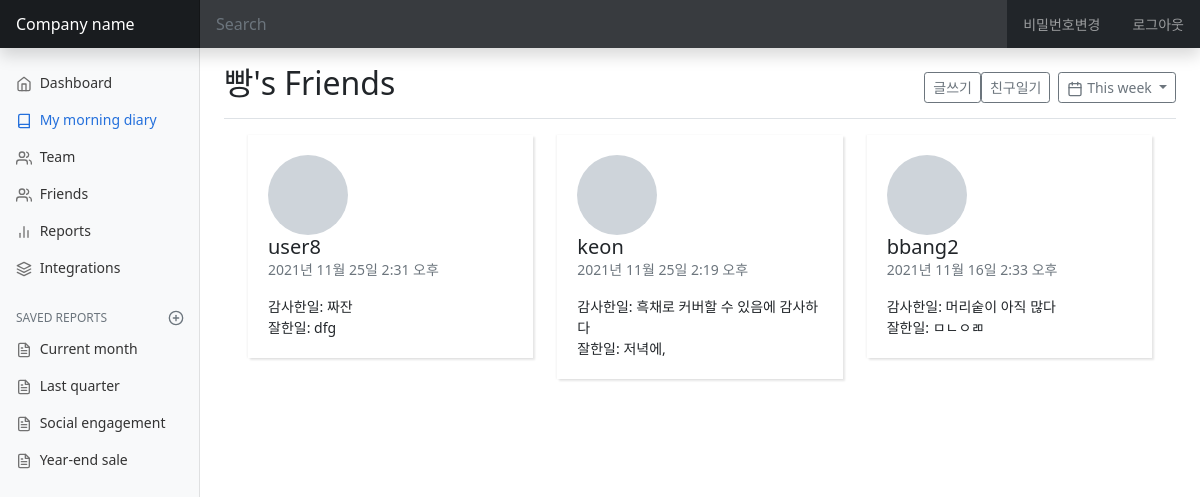
The page /today_diary/1/friends_diary/ on the database as committed earlier.
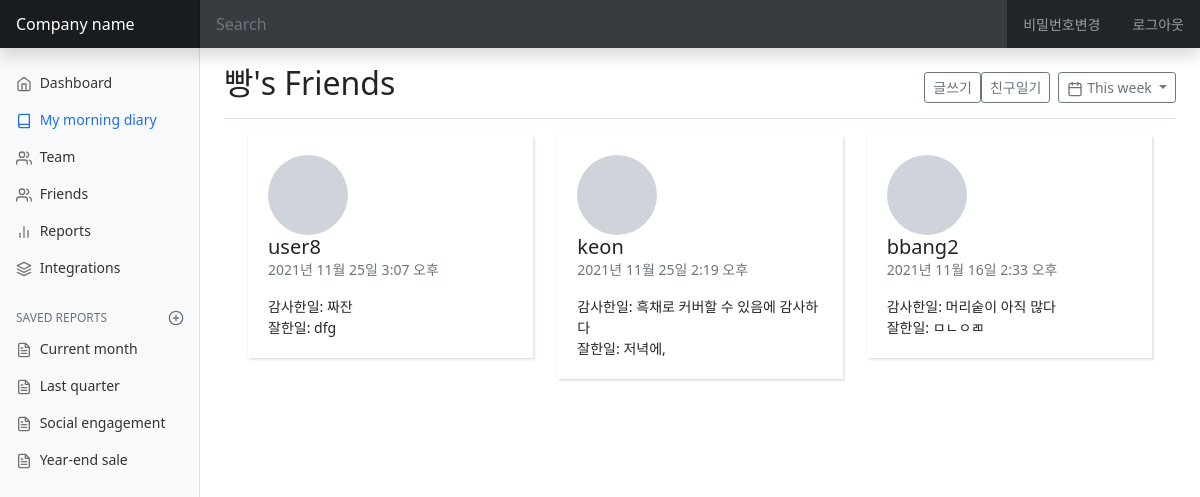
The same page on the database as committed later.
### diary/models.py (models this page shows, shortened)
class Diary(models.Model):
    thanks = models.TextField(blank=True, null=True)
    feelgood = models.TextField(blank=True, null=True)
    promise = models.TextField(blank=True, null=True)
    donegood = models.TextField(blank=True, null=True)
    makegood = models.TextField(blank=True, null=True)
    dt_created = models.DateTimeField(auto_now_add=True)
    dt_modified = models.DateTimeField(auto_now=True)
    author = models.ForeignKey(User, on_delete=models.SET_NULL, null=True)

class User(AbstractUser):
    nickname = models.CharField(
        max_length=15,
        unique=True,
        null=True,
        validators=[validate_no_special_characters],
        error_messages={'unique': '이미 사용중인 닉네임입니다.'},
    )
    friends = models.ManyToManyField('self', blank=True)

### diary/views.py (the view)
# urls.py: path('today_diary/<int:pk>/friends_diary/', views.FriendsDiary.as_view(), name='friends-diary'),
class FriendsDiary(LoginRequiredMixin, DetailView):
    model = User
    template_name = 'diary/friends_diary.html'
    pk_url_kwarg = "pk"
    def get_context_data(self, **kwargs):
        context = super().get_context_data(**kwargs)
        user_pk = self.kwargs.get("pk")
        friend_list = User.objects.get(pk=user_pk).friends.all()
        friend_diary_list = []
        for friend in friend_list:
            today_diary = Diary.objects.filter(author=friend.pk).order_by('-dt_modified')
            if today_diary:
                today_diary=today_diary[0]
                diary_data = {
                    "username": friend.username,
                    "today_diary": today_diary,
                    "thanks": today_diary.thanks.split(", ")[0],
                    "donegood": today_diary.donegood.split(", ")[0],
                    "dt_modified": today_diary.dt_modified
                }
                friend_diary_list.append(diary_data)
            else:
                diary_data = {
                    "username": friend.username,
                    "dt_modified": 0
                }
                friend_diary_list.append(diary_data)
            friend_diary_list.sort(key=lambda x:x["dt_modified"], reverse=True)
        context["friend_diary_list"] = friend_diary_list
        return context

### diary/templates/diary/friends_diary.html
{% extends 'diary/base.html' %}
{% load static %}
{% block css %}
<link href={% static 'friends/css/friends.css' %} rel="stylesheet">
{% endblock css %}
{% block main_area %}
<main class="col-md-9 ms-sm-auto col-lg-10 px-md-4">
	<div class="d-flex justify-content-between flex-wrap flex-md-nowrap align-items-center pt-3 pb-2 mb-3 border-bottom">
		<h1 class="h2">{{ user.nickname }}'s Friends</h1>
		<div class="btn-toolbar mb-2 mb-md-0">
			<div class="btn-group me-2">
				<a href="{% url 'diary-write' %}"><button type="button" class="btn btn-sm btn-outline-secondary">글쓰기</button></a>
				<a href="{% url 'friends-diary' user.pk %}"><button type="button" class="btn btn-sm btn-outline-secondary">친구일기</button></a>
			</div>
			<button type="button" class="btn btn-sm btn-outline-secondary dropdown-toggle">
				<span data-feather="calendar"></span>
				This week
			</button>
		</div>
	</div>
	<div class="container">
		<div class="row">
		{% for friend_diary in friend_diary_list %}
			<div class="col-md-6 col-xl-4">
				<div class="card">
					<div class="card-body">
						<div class="media align-items-center"><span style="background-image: url(https://bootdey.com/img/Content/avatar/avatar6.png)" class="avatar avatar-xl mr-3"></span>
							<div class="media-body overflow-hidden">
								<h5 class="card-text mb-0">{{friend_diary.username}}</h5>
								<p class="card-text text-uppercase text-muted">{{friend_diary.dt_modified}}</p>
								<p class="card-text">
									{% if friend_diary.dt_modified != 0 %}
									감사한일: <span>{{friend_diary.thanks}}</span><br>
									잘한일: <span>{{friend_diary.donegood}}</span>
									{% else %}
									아직 쓴 일기가 없어요
									{% endif %}
								</p>
							</div>
						</div><a href="#" class="tile-link"></a>
					</div>
				</div>
			</div>
		{% endfor %}
		</div>
	</div>
</main>
{% endblock main_area %}

Rows that differ between the two databases and show on the page:
changed Diary "dfg": dt_modified "2021년 11월 25일 2:31 오후" → "2021년 11월 25일 3:07 오후"
